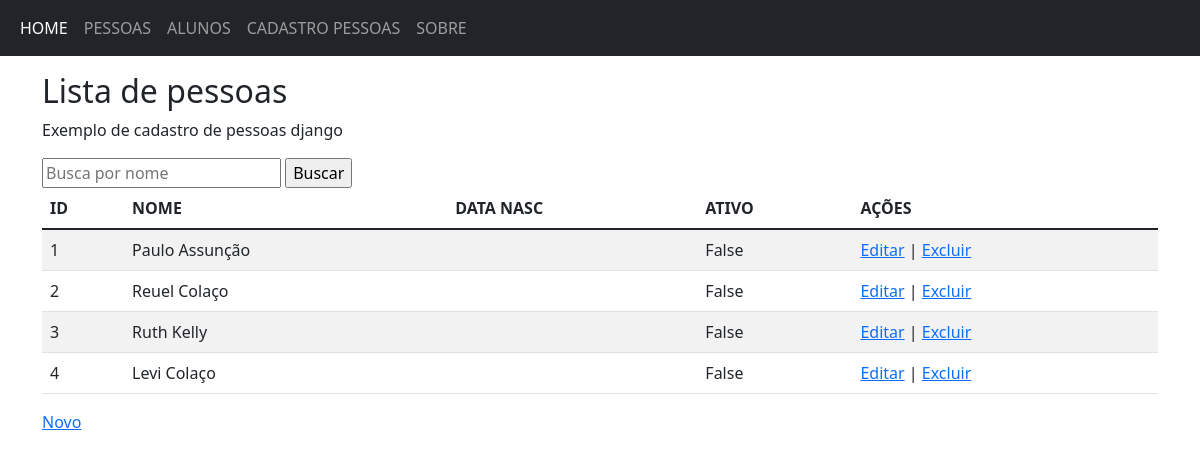
Page /pessoa/ on the earlier database version.
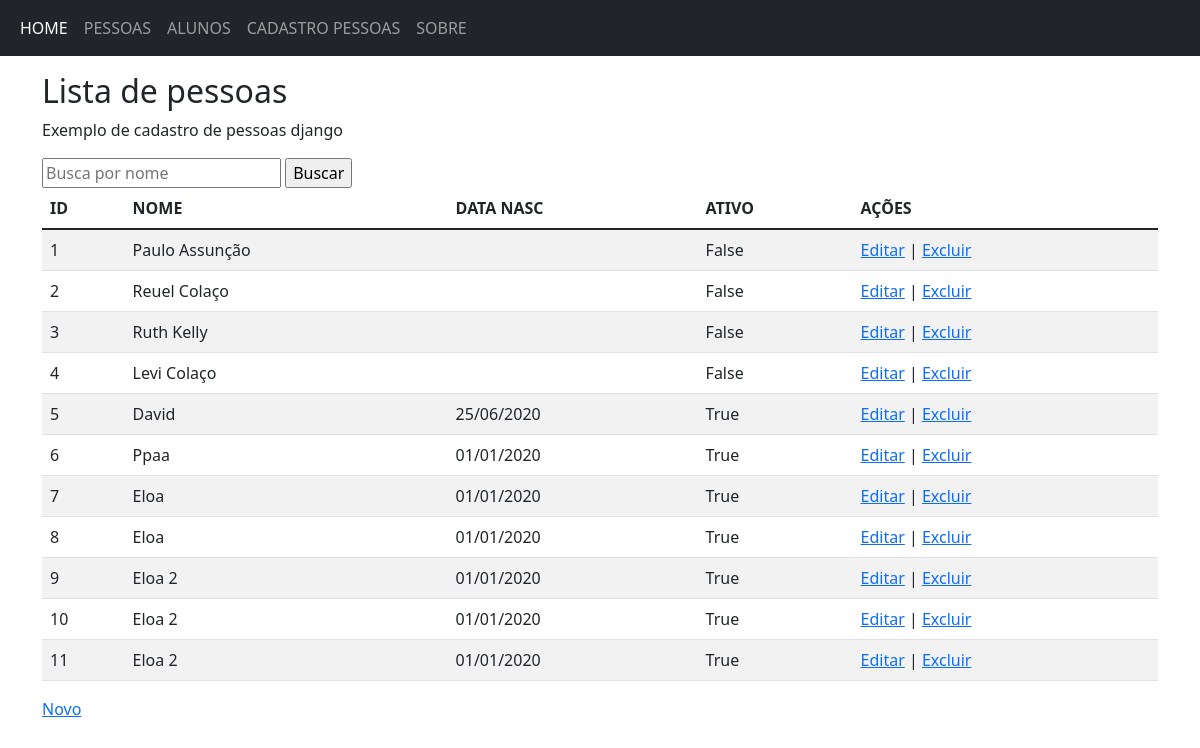
Same page on the later database version.
### pessoa/models.py (models this page shows, shortened)
class Pessoa(models.Model):
    nome_completo = models.CharField(max_length=255, null=True, blank=True)
    ativa = models.BooleanField(default=True)
    data_nascimento = models.DateField(null=True)

### pessoa/views.py (the view)
# urls.py: path('', ListaPessoaview.as_view(), name='pessoa.index'),
class ListaPessoaview(ListView):
    model = Pessoa
    queryset = Pessoa.objects.all().order_by('id')
    def get_queryset(self):
        queryset = super().get_queryset()
        filtro_nome = self.request.GET.get('nome') or None
        if filtro_nome:
            queryset = queryset.filter(nome_completo__contains=filtro_nome)
        return queryset

### pessoa/templates/pessoa/pessoa_list.html
{% extends 'base.html' %}
{% block content %}
<div class="container mt-3">
  <h2>Lista de pessoas</h2>
  <p>Exemplo de cadastro de pessoas django</p>
  <form method="GET">
    <input type="text" name="nome" placeholder="Busca por nome">
    <input type="submit" value="Buscar">
  </form>
  <table class="table table-striped">
    <thead>
      <tr>
        <th>ID</th>
        <th>NOME</th>
        <th>DATA NASC</th>
        <th>ATIVO</th>
        <th>AÇÕES</th>
      </tr>
    </thead>
    <tbody>
    {% for pessoa in object_list %}
    <tr>
      <td>{{pessoa.id}}</td>
      <td>{{pessoa.nome_completo}}</td>
        <td>{{pessoa.data_nascimento | date:"d/m/yy" }}</td>
        <td>{{pessoa.ativa}}</td>
       <td> <a href="{% url 'pessoa.editar' pessoa.pk %}"> Editar</a>  |
         <a href="{% url 'pessoa.excluir' pessoa.pk %}"> Excluir</a>
       </td>
      </tr>
    {% endfor %}
    </tbody>
  </table>
  <a href="{% url 'pessoa.novo' %}">Novo</a>
</div>
{% endblock content %}

### main/templates/base.html (shortened to what this page needs)
<!DOCTYPE html>
<html lang="pt-br">
<head>
     <link href="https://cdn.jsdelivr.net/npm/bootstrap@5.1.2/dist/css/bootstrap.min.css" rel="stylesheet">
</head>
<body>
<nav class="navbar navbar-expand-sm bg-dark navbar-dark">
  <div class="container-fluid">
    <ul class="navbar-nav">
      <li class="nav-item">
        <a class="nav-link active" href="{% url 'home' %} ">HOME</a>
      </li>
     <li class="nav-item">
        <a class="nav-link" href="{% url 'pessoa.index' %}">PESSOAS</a>
      </li>
        <li class="nav-item">
        <a class="nav-link" href="{% url 'aluno.index' %}">ALUNOS</a>
      </li>
      <li class="nav-item">
        <a class="nav-link" href="{% url 'pessoa.novo' %}">CADASTRO PESSOAS</a>
      </li>
      <li class="nav-item">
        <a class="nav-link " href="#">SOBRE</a>
      </li>
    </ul>
  </div>
</nav>
{% block content %}
{% endblock content %}
</body>
</html>

Differences in the rows shown:
added Pessoa: id "5", nome_completo "David", data_nascimento "25/06/2020", ativa "True"
added Pessoa: id "6", nome_completo "Ppaa", data_nascimento "01/01/2020", ativa "True"
added Pessoa: id "7", nome_completo "Eloa", data_nascimento "01/01/2020", ativa "True"
added Pessoa: id "8", nome_completo "Eloa", data_nascimento "01/01/2020", ativa "True"
added Pessoa: id "9", nome_completo "Eloa 2", data_nascimento "01/01/2020", ativa "True"
added Pessoa: id "10", nome_completo "Eloa 2", data_nascimento "01/01/2020", ativa "True"
added Pessoa: id "11", nome_completo "Eloa 2", data_nascimento "01/01/2020", ativa "True"
